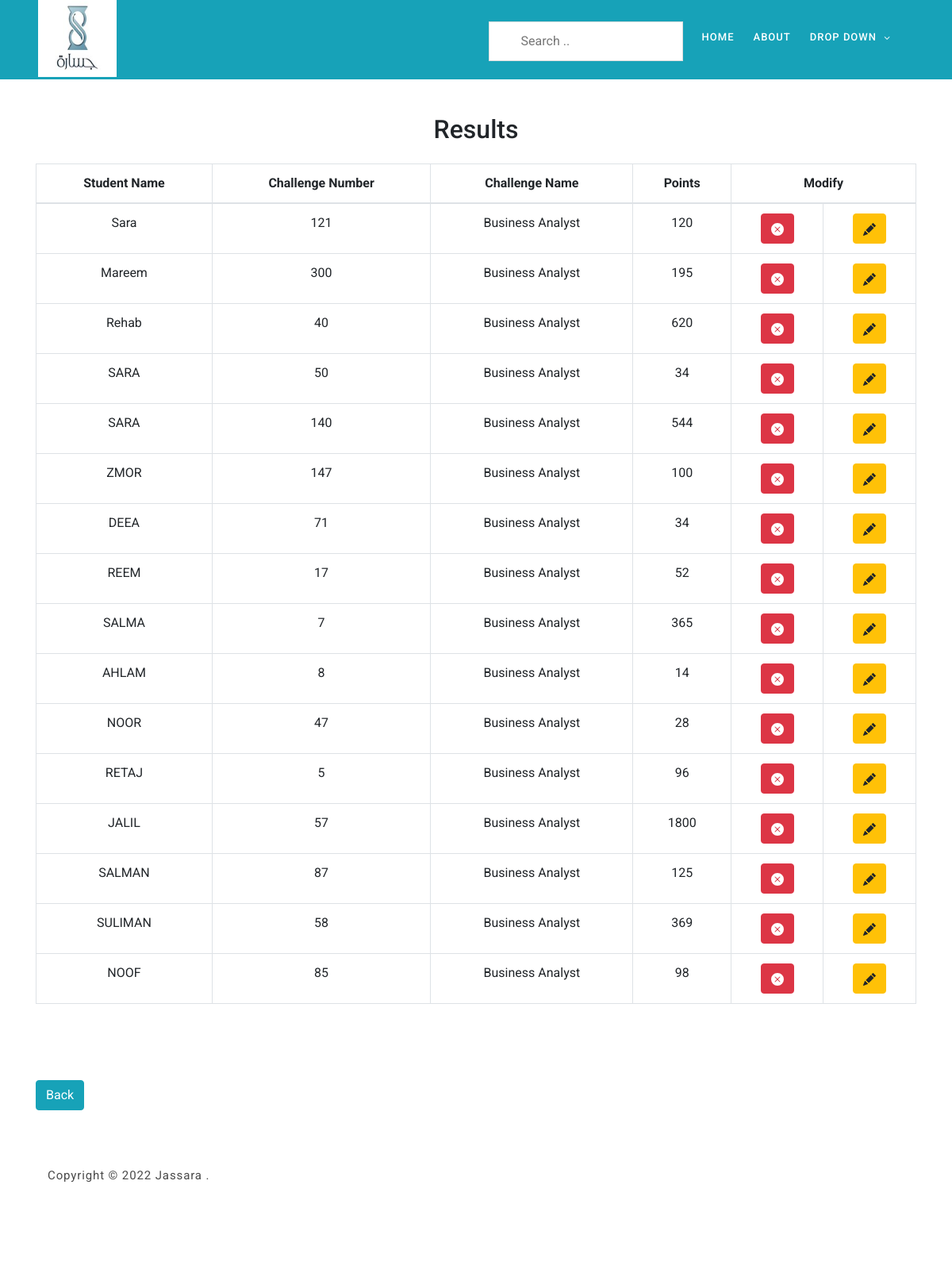
Screenshot of /ManageRanking.php with the database file from the repository.
### tables this page shows
CREATE TABLE `result` (
  `id` int(11) NOT NULL,
  `stname` varchar(255) NOT NULL,
  `point` int(11) NOT NULL,
  `challenge_num` int(10) NOT NULL,
  `challenge_name` varchar(255) NOT NULL
);

### ManageRanking.php (the view, shortened to what this page needs)
<?php
include 'tamplate.php';
$con = connection();
$sql = "SELECT * FROM result";
$result = mysqli_query($con, $sql);
?>
<br>
<br>
<br>
<br>
<br>
<br>
<div class="container">
    <h2 style="text-align: center;">Results</h2>
    <br>
    <table class="table table-bordered col mb-5" id="table-list">
        <thead>
            <tr>
                <th style="text-align: center;">Student Name</th>
                <th style="text-align: center;">Challenge Number</th>
                <th style="text-align: center;">Challenge Name</th>
                <th style="text-align: center;">Points</th>
                <th style="text-align: center;" colspan="2">Modify</th>
            </tr>
        </thead>
        <tbody>
            <?php
            while ($row = mysqli_fetch_array($result, MYSQLI_ASSOC)) {
                echo
                '<tr style="text-align:center;">
                    <td class ="ChallengeNum">' . $row['stname'] . '</td>
                    <td>' . $row['challenge_num'] . '</td>
                    <td>' . $row['challenge_name'] . '</td>
                    <td>' . $row['point'] . '</td>
                    <td>
                    <form action="" method="POST">
                            <abbr title="Delete Challenge">
                                 <button class="btn btn-danger" value="' . $row['challenge_num'] . '" name="Delete_button" onclick="confirm("Are you sure ?")">
                                        <svg xmlns="http://www.w3.org/2000/svg" width="16" height="16" fill="currentColor" class="bi bi-x-circle-fill" viewBox="0 0 16 16">
                                            <path d="M16 8A8 8 0 1 1 0 8a8 8 0 0 1 16 0zM5.354 4.646a.5.5 0 1 0-.708.708L7.293 8l-2.647 2.646a.5.5 0 0 0 .708.708L8 8.707l2.646 2.647a.5.5 0 0 0 .708-.708L8.707 8l2.647-2.646a.5.5 0 0 0-.708-.708L8 7.293 5.354 4.646z" />
                                        </svg>
                                </button>
                                </abbr>
                        </form>
                    </td>
                    <td>
                    <form action="ModifyResults.php" Method="POST">
                    <abbr title="Modify Challenge">
                    <input value="' . $row['stname'] . '" hidden name="STNAME">
                            <button class="btn btn-warning" value="' . $row['challenge_num'] . '" id="M_btn" name="Modify_btn" data-target="#ModifyModal" data-toggle="modal" >
                                <svg xmlns="http://www.w3.org/2000/svg" width="16" height="16" fill="currentColor" class="bi bi-pencil-fill" viewBox="0 0 16 16">
                                     <path d="M12.854.146a.5.5 0 0 0-.707 0L10.5 1.793 14.207 5.5l1.647-1.646a.5.5 0 0 0 0-.708l-3-3zm.646 6.061L9.793 2.5 3.293 9H3.5a.5.5 0 0 1 .5.5v.5h.5a.5.5 0 0 1 .5.5v.5h.5a.5.5 0 0 1 .5.5v.5h.5a.5.5 0 0 1 .5.5v.207l6.5-6.5zm-7.468 7.468A.5.5 0 0 1 6 13.5V13h-.5a.5.5 0 0 1-.5-.5V12h-.5a.5.5 0 0 1-.5-.5V11h-.5a.5.5 0 0 1-.5-.5V10h-.5a.499.499 0 0 1-.175-.032l-.179.178a.5.5 0 0 0-.11.168l-2 5a.5.5 0 0 0 .65.65l5-2a.5.5 0 0 0 .168-.11l.178-.178z" />
                                </svg>
                             </button>
                    </abbr>
                    </form>
                    </td>
                </tr>';
            }
            ?>
        </tbody>
    </table>
    <br>
    <br>
    <?php
    if (!empty($_SESSION['userRole'])) {
        if ($_SESSION['userRole'] == "Faculty") {
            echo
            '
            <button type="button col" class="btn btn-info">
                <a style="color:White;" href="faculty.php">Back</a>
            </button>
            ';
        }
    } else {
        echo
        '
            <button type="button col" class="btn btn-info">
                <a style="color:White;" href="admin.php">Back</a>
            </button>
            ';
    }
    ?>

### assets/css/templatemo-art-factory.css (style rules this page uses)
html, body, div, span, applet, object, iframe, h1, h2, h3, h4, h5, h6, p, blockquote, div pre, a, abbr, acronym, address, big, cite, code, del, dfn, em, font, img, ins, kbd, q, s, samp, small, strike, strong, sub, sup, tt, var, b, u, i, center, dl, dt, dd, ol, ul, li, figure, header, nav, section, article, aside, footer, figcaption { margin: 0; padding: 0; border: 0; outline: 0; }
* { box-sizing: border-box; }
html, body { font-family: "Roboto", sans-serif; font-weight: 400; background-color: #fff; font-size: 16px; -ms-text-size-adjust: 100%; -webkit-font-smoothing: antialiased; -moz-osx-font-smoothing: grayscale; }
a { text-decoration: none !important; }
h1, h2, h3, h4, h5, h6 { margin-top: 0px; margin-bottom: 0px; }
html, body { background: #fff; font-family: "Roboto", sans-serif; }

### rows the page displays
result: stname "Sara", challenge_num "121", challenge_name "Business Analyst", point "120"
result: stname "Mareem", challenge_num "300", challenge_name "Business Analyst", point "195"
result: stname "Rehab", challenge_num "40", challenge_name "Business Analyst", point "620"
result: stname "SARA", challenge_num "50", challenge_name "Business Analyst", point "34"
result: stname "SARA", challenge_num "140", challenge_name "Business Analyst", point "544"
result: stname "ZMOR", challenge_num "147", challenge_name "Business Analyst", point "100"
result: stname "DEEA", challenge_num "71", challenge_name "Business Analyst", point "34"
result: stname "REEM", challenge_num "17", challenge_name "Business Analyst", point "52"
result: stname "SALMA", challenge_num "7", challenge_name "Business Analyst", point "365"
result: stname "AHLAM", challenge_num "8", challenge_name "Business Analyst", point "14"
result: stname "NOOR", challenge_num "47", challenge_name "Business Analyst", point "28"
result: stname "RETAJ", challenge_num "5", challenge_name "Business Analyst", point "96"
result: stname "JALIL", challenge_num "57", challenge_name "Business Analyst", point "1800"
result: stname "SALMAN", challenge_num "87", challenge_name "Business Analyst", point "125"
result: stname "SULIMAN", challenge_num "58", challenge_name "Business Analyst", point "369"
result: stname "NOOF", challenge_num "85", challenge_name "Business Analyst", point "98"
